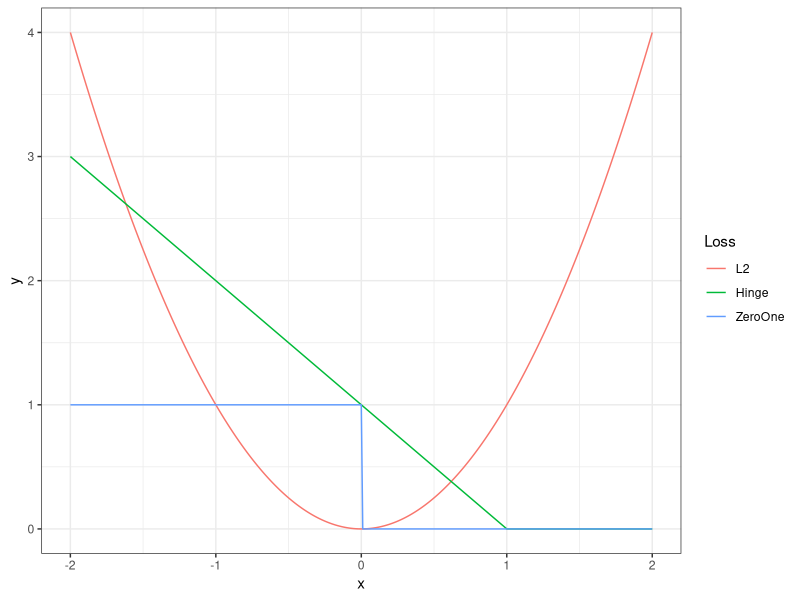
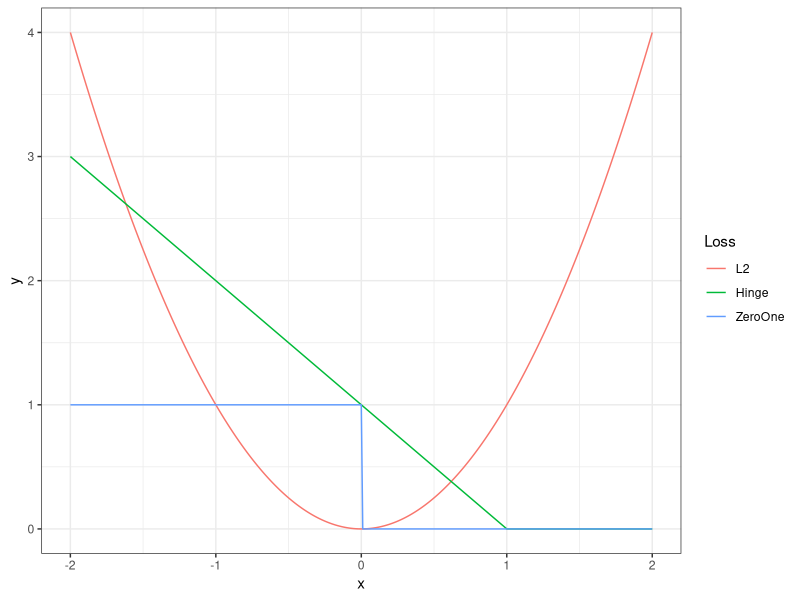

R code for these plots, in order:
# ------------------------------------------------------------------------------
# mathematical concepts

# FIG: plot hinge loss vs l2 loss, 0-1 loss
# ------------------------------------------------------------------------------

set.seed(1L)

library(ggplot2)
library(reshape)
theme_set(theme_bw())

# DATA -------------------------------------------------------------------------

f1 = function(x) x^2
f2 = function(x) {
	ifelse(x > 1, 0, 1 - x)
}
f3 = function(x) {
	ifelse(x > 0, 0, 1)
}

df = data.frame(x = seq(-2, 2, by = 0.01))
df$L2 = f1(df$x)
df$Hinge = f2(df$x)
df$ZeroOne = f3(df$x)

df = melt(df, id.vars = "x")
names(df) = c("x", "Loss", "y")

# PLOT -------------------------------------------------------------------------

p = ggplot(data = df, aes(x = x, y = y, colour = Loss)) + geom_line()
p
ggsave("../figure/hinge_vs_l2.pdf", p, width = 3, height = 2)
